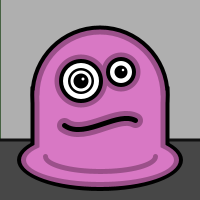
Frame 1 (no input)
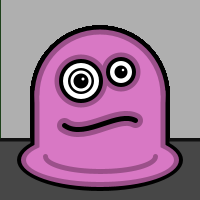
Frame 60 (the mouse pressed at the canvas centre just before this capture)
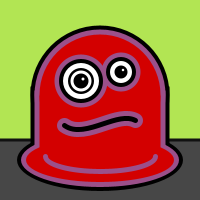
Frame 120 (the mouse held since frame 60 and released just before this capture)

The Processing sketch that drew these frames (run headless with seeded random() and noise(); from frame 60 on, the mouse is pressed at the canvas centre):

// Processing sketch: processing_18034
// ── processing_18034.pde

/* Avatar sketch using variables and conditionals
   January 18, 2011
   Art 479
*/

//boolean
boolean dance = false;

//color and alpha variables
int r = 255; 
int g = 255; 
int b = 255;
int a = 100;
int h = 359;
int s = 100;
int hsB = 100;
int black = 0;
int white = color(255);
int dkPurple = color(155,80,138);
int purple = color(216,120,196);
int danceH = 311; //HSB color codes for when monster dances
int danceS = 44;
int danceB = 83;

//background image variables
float backColor = 175;
float backRect;
float backRectColor = 100;
float backY = 140;

//monster variables
float head = 121;
float monsterX = 100;
float monsterY = 100;
float bodyW = 121;
float bodyH = 67;
float feetW = 148;
float feetH = 44;
float eyesX = 81;
float eyesY = 81;
float eyesD = 15;
float highlight = 2.5;
float mouthStroke = 15;
float mouthXa = 64.689; //bezier curve coordinates
float mouthYa = 125.919;
float mouthXb = 84.588;
float mouthYb = 140.286;
float mouthXc = 117.074;
float mouthYc = 110.964;
float mouthXd = 135.153;         
float mouthYd = 120.834;
float arcX = 100;
float arcY = 156;

//dance variables
float change = 3;
float colorChange = 1;

void setup() {
  size(200,200);
  rectMode(CENTER);
  background(backColor);
  noStroke();
  smooth();
}

 void keyPressed(){ //change color of background when 'b' key is pressed
  colorMode(HSB,h,s,hsB,a);
  
  if ((key == 'b') || (key == 'B')) {
      background(random(h),random(s - 75, s),random(hsB - 40,hsB)); 
      }
 }

void draw() {
  //wall stripes, move mouse left and right to add lines of varying width, 
  //move mouse up and down to increase and decrease brightness
  backRect = random(.5,2);
  colorMode(HSB,h,s,hsB,a);
  fill(random(h - 271,h - 175),s - 30,mouseY+(hsB - 75),random(a));
  rect(pmouseX,height/2,backRect,height);
  
  //click with the mouse to make the monster dance
  if (dance) { 
    colorMode(RGB,255,255,255);
    background(r - 77, g - 26, b - 172);
    
    frameRate(mouseX);
    
    colorMode(HSB,359,100,100); // monster gets red when dances faster
    purple = color(danceH + colorChange, danceS + colorChange, danceB);
      if (frameRate >= 51) {
        colorChange = colorChange +1;
      }
    
     if (frameRate <= 50) { //returns to normal color when dances at normal speed
        purple = color(danceH, danceS, danceB);
      }
  
    arcX = arcX + change;
      if (arcX >= 108 || arcX <= 92) {
        change = change * -1;
      }
    
    monsterX = monsterX + change;
      if (monsterX >= 108 || monsterX <= 92) {
        change = change * -1; 
      }
    
    eyesX = eyesX + change;
      if (eyesX >= 83 || eyesX <= 77) {
        change = change * -1;
      }
    
   mouthXa = mouthXa + change;
      if (mouthXa >= 63 || mouthXa <= 63) {
        change = change * -1;
      }
      
   mouthXb = mouthXb + change;
      if (mouthXb >= 84 || mouthXb <= 84) {
        change = change * -1;
      }
   
   mouthXc = mouthXc + change;
      if (mouthXc >= 117 || mouthXc <= 117) {
        change = change * -1;
      }
      
   mouthXd = mouthXd + change;
      if (mouthXd >= 134 || mouthXd <= 134) {
        change = change * -1;
      }
    
 }
  
  //ground
  backRect = 65;
  colorMode(RGB);
  fill(backRectColor);
  rect(width/2,height - height/7,width,backRect);
  
  backRect = 3;
  fill(backRectColor - 75);
  rect(width/2,backY,width,backRect);
  
  //Monster Black Outline
  fill(0);
  ellipse(monsterX,monsterY - 5, head + 18, head + 18);  //head
  rect(monsterX,monsterY + 29, bodyW + 18, bodyH + 18);  //body
  ellipse(monsterX,monsterY + 60, feetW + 18, feetH + 18);  //feet...not feet, just didn't know what to classify as
  
  //Monster Dark Purple Outline
  fill(dkPurple);
  ellipse(monsterX,monsterY - 5, head + 10, head + 10);  //head
  rect(monsterX,monsterY + 29, bodyW + 10, bodyH + 10);  //body
  ellipse(monsterX,monsterY + 60, feetW + 10, feetH + 10);  //feet...not feet, just didn't know what to classify as
  
  //Monster Body
  fill(purple);
  ellipse(monsterX,monsterY - 5, head,head);  
  rect(monsterX,monsterY + 29, bodyW,bodyH);  
  ellipse(monsterX,monsterY + 60, feetW,feetH); 
  strokeWeight(5);
  stroke(dkPurple);
  arc(arcX, arcY, 110, 30, PI/2, PI); //highlight
  arc(arcX, arcY, 110, 30, 0, PI/2);
  noStroke();
  
  //Eyes
  fill(dkPurple); 
  ellipse(eyesX,eyesY, eyesD + 38, eyesD + 38);//left eye
  ellipse(eyesX + 40, eyesY -9, eyesD + 24, eyesD  + 24);//right eye
  
  fill(black); 
  ellipse(eyesX,eyesY, eyesD + 29, eyesD + 29);//left eye
  ellipse(eyesX + 40, eyesY -9, eyesD + 15, eyesD  + 15);//right eye
  
  fill(white); 
  ellipse(eyesX,eyesY, eyesD + 21, eyesD + 21);
  ellipse(eyesX + 40, eyesY -9, eyesD + 7, eyesD  + 7);
  
  fill(black); 
  ellipse(eyesX,eyesY, eyesD + 11, eyesD + 11);
  ellipse(eyesX + 40, eyesY -9, eyesD - 2, eyesD  - 2);
  
  fill(white); 
  ellipse(eyesX,eyesY, eyesD + 6, eyesD + 6);
  
  fill(black); 
  ellipse(eyesX,eyesY, eyesD, eyesD);
  
  //Eye highlights
  fill(white);
  ellipse(eyesX + 2, eyesY - 2, highlight + .5, highlight + .5);
  ellipse(eyesX + 42, eyesY - 11, highlight, highlight);
  
  //mouth
  noFill();
  strokeWeight(mouthStroke);
  stroke(dkPurple);
  bezier(mouthXa, mouthYa, mouthXb, mouthYb, mouthXc, mouthYc, mouthXd, mouthYd);
  
  noFill();
  strokeWeight(mouthStroke - 10);
  stroke(black);
  bezier(mouthXa, mouthYa, mouthXb, mouthYb, mouthXc, mouthYc, mouthXd, mouthYd);
  noStroke();
}

void mousePressed() {
  dance = true;
}

void mouseReleased() {
  dance = false;
}
